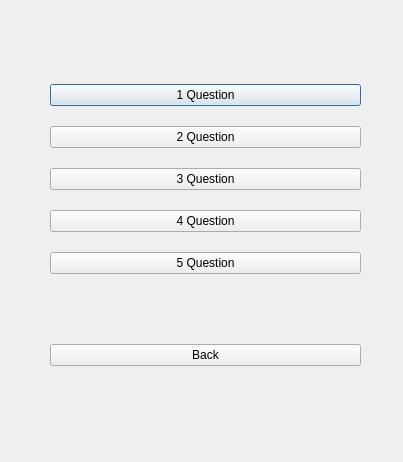
<?xml version="1.0" encoding="UTF-8"?>
<ui version="4.0">
 <class>Lesson_3</class>
 <widget class="QDialog" name="Lesson_3">
  <property name="geometry">
   <rect>
    <x>0</x>
    <y>0</y>
    <width>403</width>
    <height>462</height>
   </rect>
  </property>
  <property name="windowTitle">
   <string>Dialog</string>
  </property>
  <widget class="QWidget" name="verticalLayoutWidget">
   <property name="geometry">
    <rect>
     <x>50</x>
     <y>20</y>
     <width>311</width>
     <height>411</height>
    </rect>
   </property>
   <layout class="QVBoxLayout" name="verticalLayout">
    <item>
     <layout class="QVBoxLayout" name="verticalLayout_2">
      <property name="spacing">
       <number>20</number>
      </property>
      <property name="sizeConstraint">
       <enum>QLayout::SetDefaultConstraint</enum>
      </property>
      <property name="leftMargin">
       <number>0</number>
      </property>
      <item>
       <widget class="QPushButton" name="Open_1_Question">
        <property name="text">
         <string>1 Question</string>
        </property>
       </widget>
      </item>
      <item>
       <widget class="QPushButton" name="Open_2_Question">
        <property name="text">
         <string>2 Question</string>
        </property>
       </widget>
      </item>
      <item>
       <widget class="QPushButton" name="Open_3_Question">
        <property name="text">
         <string>3 Question</string>
        </property>
       </widget>
      </item>
      <item>
       <widget class="QPushButton" name="Open_4_Question">
        <property name="text">
         <string>4 Question</string>
        </property>
       </widget>
      </item>
      <item>
       <widget class="QPushButton" name="pushButton_2">
        <property name="text">
         <string>5 Question</string>
        </property>
       </widget>
      </item>
     </layout>
    </item>
    <item>
     <widget class="QPushButton" name="pushButton">
      <property name="text">
       <string>Back</string>
      </property>
     </widget>
    </item>
   </layout>
  </widget>
 </widget>
 <resources/>
 <connections/>
</ui>
